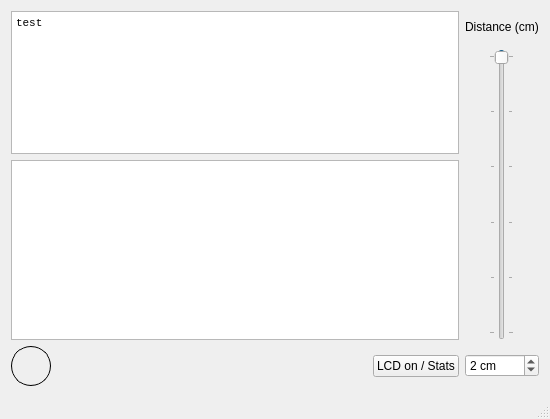
<?xml version="1.0" encoding="UTF-8"?>
<ui version="4.0">
 <class>LivelloSerbatoioSim</class>
 <widget class="QMainWindow" name="LivelloSerbatoioSim">
  <property name="geometry">
   <rect>
    <x>0</x>
    <y>0</y>
    <width>550</width>
    <height>419</height>
   </rect>
  </property>
  <property name="minimumSize">
   <size>
    <width>550</width>
    <height>0</height>
   </size>
  </property>
  <property name="windowTitle">
   <string>LivelloSerbatoioSim</string>
  </property>
  <widget class="QWidget" name="sim_widget">
   <layout class="QGridLayout" name="gridLayout">
    <item row="5" column="0">
     <layout class="QHBoxLayout" name="horizontalLayout">
      <property name="bottomMargin">
       <number>0</number>
      </property>
      <item>
       <widget class="QLabel" name="led_label">
        <property name="minimumSize">
         <size>
          <width>40</width>
          <height>40</height>
         </size>
        </property>
        <property name="maximumSize">
         <size>
          <width>16777215</width>
          <height>16777215</height>
         </size>
        </property>
        <property name="styleSheet">
         <string notr="true">border: 1px solid black;
border-radius:20px;
</string>
        </property>
        <property name="text">
         <string/>
        </property>
       </widget>
      </item>
      <item>
       <spacer name="horizontalSpacer">
        <property name="orientation">
         <enum>Qt::Horizontal</enum>
        </property>
        <property name="sizeHint" stdset="0">
         <size>
          <width>40</width>
          <height>20</height>
         </size>
        </property>
       </spacer>
      </item>
      <item>
       <widget class="QPushButton" name="show_button">
        <property name="maximumSize">
         <size>
          <width>200</width>
          <height>16777215</height>
         </size>
        </property>
        <property name="text">
         <string>LCD on / Stats</string>
        </property>
       </widget>
      </item>
     </layout>
    </item>
    <item row="5" column="2">
     <widget class="QDoubleSpinBox" name="distance_spinbox">
      <property name="suffix">
       <string> cm</string>
      </property>
      <property name="decimals">
       <number>0</number>
      </property>
      <property name="maximum">
       <double>500.000000000000000</double>
      </property>
      <property name="singleStep">
       <double>1.000000000000000</double>
      </property>
      <property name="value">
       <double>2.000000000000000</double>
      </property>
     </widget>
    </item>
    <item row="4" column="0">
     <widget class="QTextBrowser" name="serial_textbrowser">
      <property name="font">
       <font>
        <family>Monospace</family>
        <pointsize>8</pointsize>
       </font>
      </property>
      <property name="toolTip">
       <string>Serial Monitor</string>
      </property>
      <property name="lineWrapMode">
       <enum>QTextEdit::NoWrap</enum>
      </property>
      <property name="textInteractionFlags">
       <set>Qt::TextSelectableByKeyboard|Qt::TextSelectableByMouse</set>
      </property>
      <property name="openLinks">
       <bool>false</bool>
      </property>
     </widget>
    </item>
    <item row="0" column="2">
     <widget class="QLabel" name="distance_label">
      <property name="text">
       <string>Distance (cm)</string>
      </property>
     </widget>
    </item>
    <item row="0" column="0" rowspan="4">
     <widget class="QTextEdit" name="lcd_textedit">
      <property name="font">
       <font>
        <family>Monospace</family>
        <pointsize>8</pointsize>
       </font>
      </property>
      <property name="readOnly">
       <bool>true</bool>
      </property>
      <property name="html">
       <string>&lt;!DOCTYPE HTML PUBLIC &quot;-//W3C//DTD HTML 4.0//EN&quot; &quot;http://www.w3.org/TR/REC-html40/strict.dtd&quot;&gt;
&lt;html&gt;&lt;head&gt;&lt;meta name=&quot;qrichtext&quot; content=&quot;1&quot; /&gt;&lt;style type=&quot;text/css&quot;&gt;
p, li { white-space: pre-wrap; }
&lt;/style&gt;&lt;/head&gt;&lt;body style=&quot; font-family:'Monospace'; font-size:8pt; font-weight:400; font-style:normal;&quot;&gt;
&lt;p style=&quot; margin-top:0px; margin-bottom:0px; margin-left:0px; margin-right:0px; -qt-block-indent:0; text-indent:0px;&quot;&gt;test&lt;/p&gt;
&lt;p style=&quot;-qt-paragraph-type:empty; margin-top:0px; margin-bottom:0px; margin-left:0px; margin-right:0px; -qt-block-indent:0; text-indent:0px;&quot;&gt;&lt;br /&gt;&lt;/p&gt;&lt;/body&gt;&lt;/html&gt;</string>
      </property>
     </widget>
    </item>
    <item row="1" column="2" rowspan="4" alignment="Qt::AlignHCenter">
     <widget class="QSlider" name="distance_vslider">
      <property name="maximum">
       <number>500</number>
      </property>
      <property name="value">
       <number>2</number>
      </property>
      <property name="orientation">
       <enum>Qt::Vertical</enum>
      </property>
      <property name="invertedAppearance">
       <bool>true</bool>
      </property>
      <property name="invertedControls">
       <bool>true</bool>
      </property>
      <property name="tickPosition">
       <enum>QSlider::TicksBothSides</enum>
      </property>
      <property name="tickInterval">
       <number>100</number>
      </property>
     </widget>
    </item>
   </layout>
  </widget>
  <widget class="QMenuBar" name="menuBar">
   <property name="geometry">
    <rect>
     <x>0</x>
     <y>0</y>
     <width>550</width>
     <height>24</height>
    </rect>
   </property>
  </widget>
  <widget class="QStatusBar" name="statusBar"/>
 </widget>
 <layoutdefault spacing="6" margin="11"/>
 <resources/>
 <connections/>
</ui>
